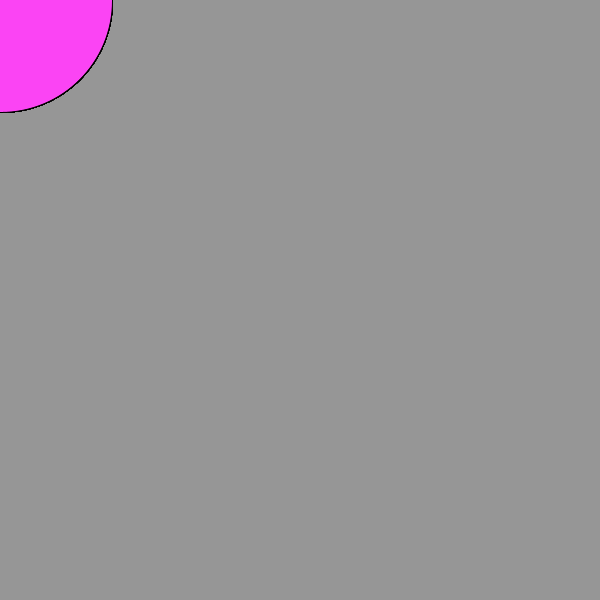
Frame 1 (no input)
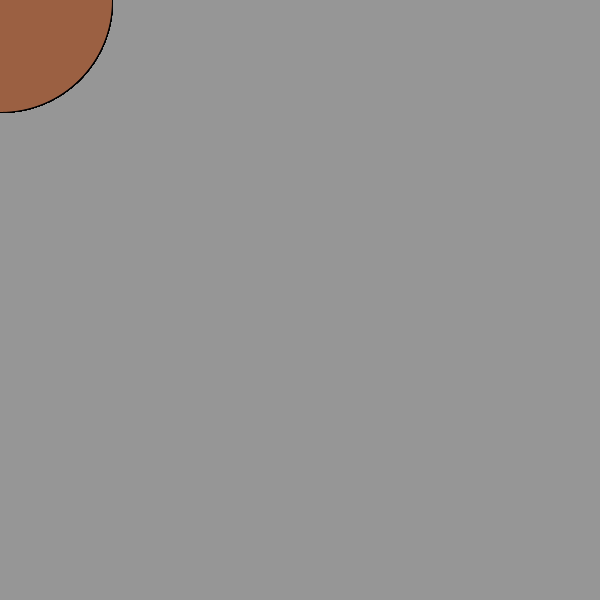
Frame 60 (the mouse pressed at the canvas centre just before this capture)
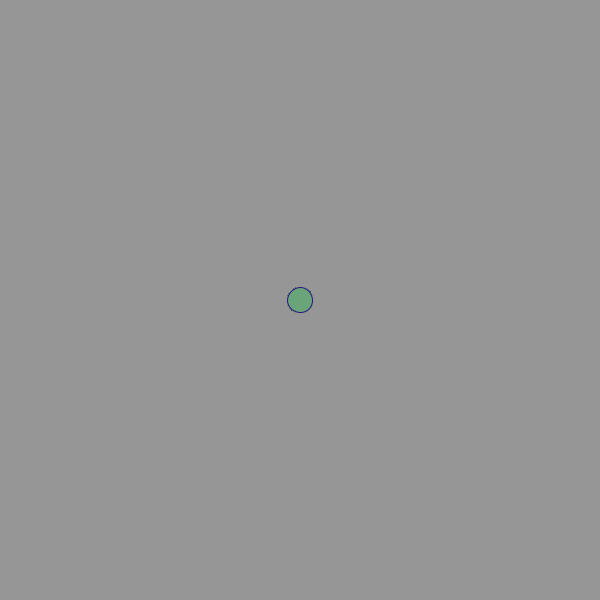
Frame 120 (the mouse held since frame 60 and released just before this capture)

The Processing sketch that drew these frames (run headless with seeded random() and noise(); from frame 60 on, the mouse is pressed at the canvas centre):

// Processing sketch: processing_105513
// ── processing_105513.pde

float mouseDist;

void setup() {
  size(600, 600);
}

void draw() {
  mouseDist= dist(mouseX, mouseY, width/2, height/2);
  background(150);
  if (mouseDist <= 100) {
    for (int i = 0; i<255; i++) {
      fill(random(i), random(i), random(i));
      stroke(random(i), random(i), random(i));
      ellipse(mouseX, mouseY, 25, 25);
    }
  }
  else {
    if (mouseDist <= 200) {
      for (int i=0; i<255; i++) {
        fill(random(i), random(i), random(i));
        ellipse(mouseX, mouseY, 75, 75);
      }
    }

    else {
      if (mouseDist <= 300) {
        for (int i=0; i<255; i++) {
          fill(random(i), random(i), random(i));
          ellipse(mouseX, mouseY, 125, 125);
        }
      }
      else {
        if (mouseDist <= 400) {
          for (int i=0; i<255; i++) {
            fill(random(i), random(i), random(i));
            ellipse(mouseX, mouseY, 175, 175);
          }
        }
        else {
          if (mouseDist <= 500) {
            for (int i=0; i<255; i++) {
              fill(random(i), random(i), random(i));
              ellipse(mouseX, mouseY, 225, 225);
            }
          }
          else {
            if (mouseDist <= 600) {
              for (int i=0; i<255; i++) {
                fill(random(i), random(i), random(i));
                ellipse(mouseX, mouseY, 275, 275);
              }
            }
          }
        }
      }
    }
  }
}
